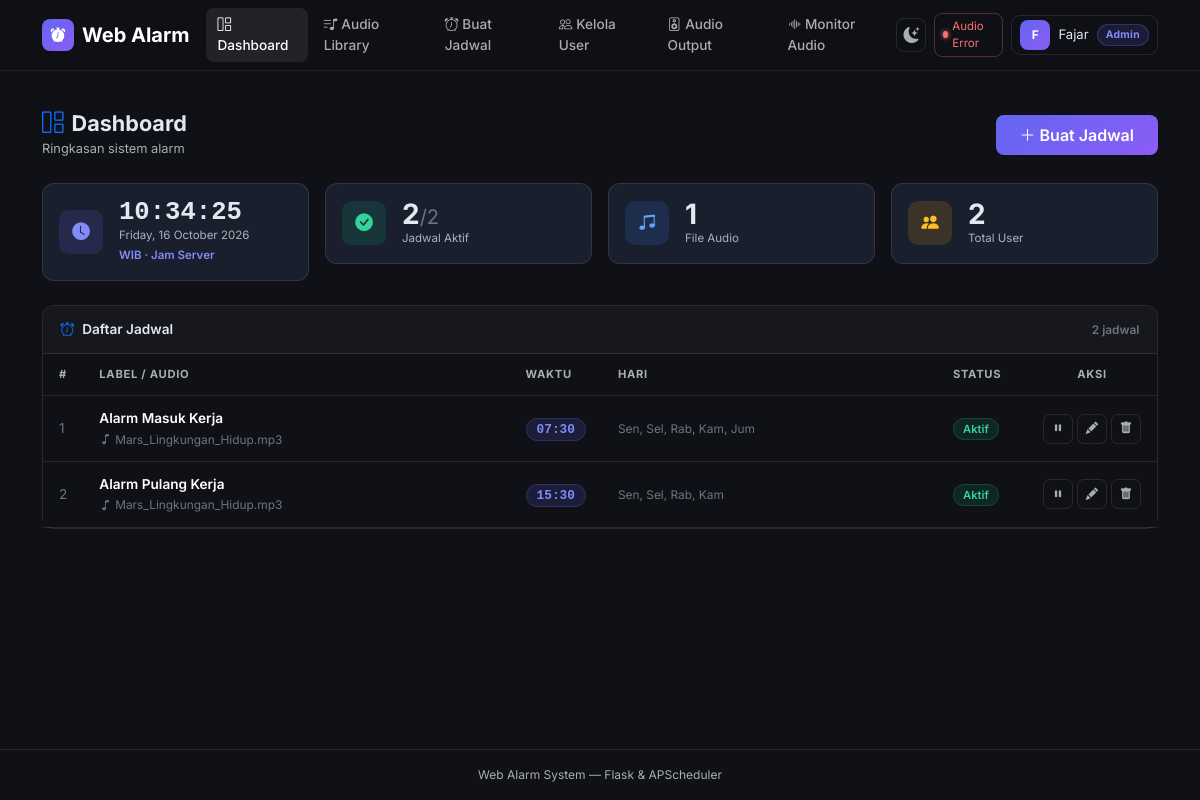
Before: / (signed in) with the older database file.
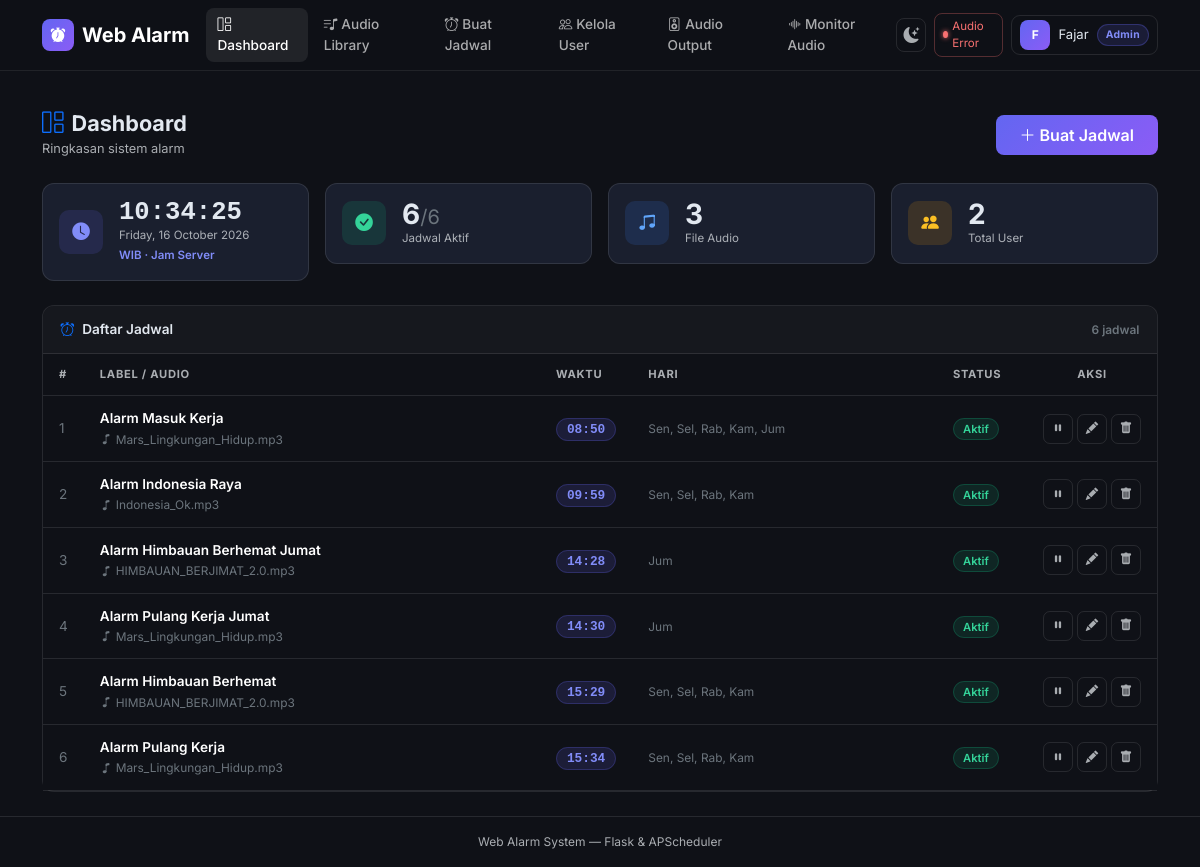
After: the same page with the newer database file.
### models.py (models this page shows, shortened)
class User(UserMixin, db.Model):
    __tablename__ = 'users'
    id = db.Column(db.Integer, primary_key=True)
    name = db.Column(db.String(120), nullable=False)
    email = db.Column(db.String(120), unique=True, nullable=False)
    password_hash = db.Column(db.String(256), nullable=False)
    role = db.Column(db.String(20), default='user', nullable=False)
    is_active = db.Column(db.Boolean, default=True, nullable=False)
    created_at = db.Column(db.DateTime, default=datetime.utcnow, nullable=False)
    audios = db.relationship('Audio', backref='uploader', lazy=True)

class Schedule(db.Model):
    __tablename__ = 'schedules'
    id = db.Column(db.Integer, primary_key=True)
    label = db.Column(db.String(120), nullable=True)
    audio_id = db.Column(db.Integer, db.ForeignKey('audios.id'), nullable=False)
    time_hour = db.Column(db.Integer, nullable=False)
    time_minute = db.Column(db.Integer, nullable=False)
    days_of_week = db.Column(db.String(20), nullable=False)
    is_active = db.Column(db.Boolean, default=True, nullable=False)
    created_by = db.Column(db.Integer, db.ForeignKey('users.id'), nullable=True)
    created_at = db.Column(db.DateTime, default=datetime.utcnow, nullable=False)
    creator = db.relationship('User', foreign_keys=[created_by], backref='schedules')
    def days_list(self):
        return [int(d) for d in self.days_of_week.split(',') if d.strip()]
    def days_display(self):
        day_names = ['Sen', 'Sel', 'Rab', 'Kam', 'Jum', 'Sab', 'Min']
        return ', '.join(day_names[d] for d in self.days_list())
    def time_display(self):
        return f'{self.time_hour:02d}:{self.time_minute:02d}'

class Audio(db.Model):
    __tablename__ = 'audios'
    id = db.Column(db.Integer, primary_key=True)
    filename = db.Column(db.String(256), nullable=False)
    original_name = db.Column(db.String(256), nullable=False)
    filepath = db.Column(db.String(512), nullable=False)
    uploaded_by = db.Column(db.Integer, db.ForeignKey('users.id'), nullable=False)
    uploaded_at = db.Column(db.DateTime, default=datetime.utcnow, nullable=False)
    schedules = db.relationship('Schedule', backref='audio', lazy=True)

### app.py (the view)
@app.route('/')
@login_required
def index():
    schedules = Schedule.query.order_by(Schedule.time_hour, Schedule.time_minute).all()
    total = Schedule.query.count()
    active = Schedule.query.filter_by(is_active=True).count()
    audio_count = Audio.query.count()
    user_count = User.query.count()
    return render_template('index.html', schedules=schedules,
                           total=total, active_count=active,
                           audio_count=audio_count, user_count=user_count)

### templates/index.html (shortened to what this page needs)
{% extends "base.html" %}
{% block content %}
<div class="d-flex align-items-center justify-content-between flex-wrap gap-2 mb-4">
  <div>
    <h1 class="pg-title"><i class="bi bi-grid-1x2 me-2 text-primary"></i>Dashboard</h1>
    <p class="pg-sub mb-0">Ringkasan sistem alarm</p>
  </div>
  <a href="{{ url_for('new_schedule') }}" class="btn btn-grad px-4 py-2">
    <i class="bi bi-plus-lg me-1"></i>Buat Jadwal
  </a>
</div>
<div class="row g-3 mb-4">
  <div class="col-12 col-sm-6 col-xl-3">
    <div class="stat-card p-3">
      <div class="d-flex align-items-center gap-3">
        <div class="stat-icon si-indigo"><i class="bi bi-clock-fill"></i></div>
        <div>
          <div id="clockTime"
               class="fw-bold"
               style="font-size:1.6rem;font-family:monospace;line-height:1">
          </div>
          <div id="clockDate" class="stat-lbl">Memuat…</div>
          <div class="stat-lbl" style="color:#818cf8;font-weight:600">WIB · Jam Server</div>
        </div>
      </div>
    </div>
  </div>
  <div class="col-6 col-sm-3 col-xl-3">
    <div class="stat-card p-3">
      <div class="d-flex align-items-center gap-3">
        <div class="stat-icon si-green"><i class="bi bi-check-circle-fill"></i></div>
        <div>
          <div class="stat-val">
            {{ active_count }}<span class="fs-5 fw-normal text-secondary">/{{ total }}</span>
          </div>
          <div class="stat-lbl">Jadwal Aktif</div>
        </div>
      </div>
    </div>
  </div>
  <div class="col-6 col-sm-3 col-xl-3">
    <div class="stat-card p-3">
      <div class="d-flex align-items-center gap-3">
        <div class="stat-icon si-blue"><i class="bi bi-music-note-beamed"></i></div>
        <div>
          <div class="stat-val">{{ audio_count }}</div>
          <div class="stat-lbl">File Audio</div>
        </div>
      </div>
    </div>
  </div>
  <div class="col-6 col-sm-3 col-xl-3">
    <div class="stat-card p-3">
      <div class="d-flex align-items-center gap-3">
        <div class="stat-icon si-yellow"><i class="bi bi-people-fill"></i></div>
        <div>
          <div class="stat-val">{{ user_count }}</div>
          <div class="stat-lbl">Total User</div>
        </div>
      </div>
    </div>
  </div>
</div>
<div class="card">
  <div class="card-header d-flex align-items-center justify-content-between">
    <span><i class="bi bi-alarm me-2 text-primary"></i>Daftar Jadwal</span>
    <small class="text-secondary">{{ total }} jadwal</small>
  </div>
  {% if schedules %}
  <div class="tbl-responsive">
    <table class="table table-hover mb-0">
      <thead>
        <tr>
          <th style="width:40px">#</th>
          <th>Label / Audio</th>
          <th style="width:90px">Waktu</th>
          <th class="d-none d-md-table-cell">Hari</th>
          <th style="width:90px">Status</th>
          <th class="text-center" style="width:110px">Aksi</th>
        </tr>
      </thead>
      <tbody>
        {% for s in schedules %}
        <tr>
          <td class="text-secondary">{{ loop.index }}</td>
          <td>
            <div class="fw-semibold">{{ s.label or s.audio.original_name }}</div>
            {% if s.label %}
            <small class="text-secondary">
              <i class="bi bi-music-note me-1"></i>{{ s.audio.original_name }}
            </small>
            {% endif %}
          </td>
          <td><span class="badge-time">{{ s.time_display() }}</span></td>
          <td class="d-none d-md-table-cell">
            <small class="text-secondary">{{ s.days_display() }}</small>
          </td>
          <td>
            {% if s.is_active %}
              <span class="badge-on">Aktif</span>
            {% else %}
              <span class="badge-off">Nonaktif</span>
            {% endif %}
          </td>
          <td>
            <div class="d-flex justify-content-center gap-1">
              {% if is_admin() %}
              <form action="{{ url_for('toggle_schedule', schedule_id=s.id) }}" method="post">
                <button type="submit"
                        class="btn-act {% if s.is_active %}act-warning{% else %}act-success{% endif %}"
                        title="{% if s.is_active %}Nonaktifkan{% else %}Aktifkan{% endif %}">
                  <i class="bi {% if s.is_active %}bi-pause-fill{% else %}bi-play-fill{% endif %}"></i>
                </button>
              </form>
              {% endif %}
              {% if is_admin() or s.created_by == current_user.id %}
              <a href="{{ url_for('edit_schedule', schedule_id=s.id) }}"
                 class="btn-act act-info" title="Edit">
                <i class="bi bi-pencil-fill"></i>
              </a>
              <form action="{{ url_for('delete_schedule', schedule_id=s.id) }}" method="post"
                    onsubmit="return confirm('Hapus jadwal ini?')">
                <button type="submit" class="btn-act act-danger" title="Hapus">
                  <i class="bi bi-trash-fill"></i>
                </button>
              </form>
              {% endif %}
            </div>
          </td>
        </tr>
        {% endfor %}
      </tbody>
    </table>
  </div>
  {% endif %}
</div>
{% endblock %}

### templates/base.html (shortened to what this page needs)
<!DOCTYPE html>
<html lang="id" data-bs-theme="dark">
<head>
  <link href="https://cdn.jsdelivr.net/npm/bootstrap@5.3.3/dist/css/bootstrap.min.css"
        rel="stylesheet"/>
  <link href="https://cdn.jsdelivr.net/npm/bootstrap-icons@1.11.3/font/bootstrap-icons.min.css"
        rel="stylesheet"/>
</head>
<body>
<nav class="navbar navbar-expand-lg sticky-top navbar-main">
  <div class="container-xl">
    <a class="navbar-brand d-flex align-items-center gap-2 fw-bold" href="{{ url_for('index') }}">
      <span class="navbar-brand-icon"><i class="bi bi-alarm-fill"></i></span>
      Web Alarm
    </a>
    <div class="collapse navbar-collapse" id="mainNav">
      <ul class="navbar-nav me-auto gap-1 mt-2 mt-lg-0">
        {% if current_user.is_authenticated %}
          <li class="nav-item">
            <a class="nav-link {% if request.endpoint == 'index' %}active{% endif %}"
               href="{{ url_for('index') }}">
              <i class="bi bi-grid-1x2 me-1"></i>Dashboard
            </a>
          </li>
          <li class="nav-item">
            <a class="nav-link {% if request.endpoint == 'audios' %}active{% endif %}"
               href="{{ url_for('audios') }}">
              <i class="bi bi-music-note-list me-1"></i>Audio Library
            </a>
          </li>
          <li class="nav-item">
            <a class="nav-link {% if request.endpoint in ['new_schedule','edit_schedule'] %}active{% endif %}"
               href="{{ url_for('new_schedule') }}">
              <i class="bi bi-alarm me-1"></i>Buat Jadwal
            </a>
          </li>
          {% if is_admin() %}
          <li class="nav-item">
            <a class="nav-link {% if request.endpoint in ['users','create_user','edit_user'] %}active{% endif %}"
               href="{{ url_for('users') }}">
              <i class="bi bi-people me-1"></i>Kelola User
            </a>
          </li>
          <li class="nav-item">
            <a class="nav-link {% if request.endpoint == 'audio_settings' %}active{% endif %}"
               href="{{ url_for('audio_settings') }}">
              <i class="bi bi-speaker me-1"></i>Audio Output
            </a>
          </li>
          <li class="nav-item">
            <a class="nav-link {% if request.endpoint == 'audio_monitor' %}active{% endif %}"
               href="{{ url_for('audio_monitor') }}">
              <i class="bi bi-soundwave me-1"></i>Monitor Audio
            </a>
          </li>
          {% endif %}
        {% endif %}
      </ul>
      <div class="d-flex align-items-center gap-2 mt-2 mt-lg-0">
        <button id="themeToggle" type="button" title="Toggle tema"
                onclick="toggleTheme()" class="d-none d-lg-flex">
          <i class="bi bi-sun-fill" id="themeIcon"></i>
        </button>
        {% if current_user.is_authenticated %}
        <div id="audioHealthBadge"
             class="d-none d-lg-flex align-items-center gap-1 px-2 py-1"
             style="border-radius:8px;border:1px solid var(--bs-border-color);
                    font-size:.72rem;cursor:pointer;transition:all .2s"
             onclick="triggerAudioRepair(this)"
             title="Status koneksi audio hardware">
          <span id="audioHealthDot"
                style="width:7px;height:7px;border-radius:50%;
                       background:#6c757d;display:inline-block;
                       transition:background .3s"></span>
          <span id="audioHealthText" style="color:var(--bs-secondary-color)">Audio…</span>
        </div>
        {% endif %}
        {% if current_user.is_authenticated %}
          <div class="dropdown">
            <button class="btn btn-sm d-flex align-items-center gap-2 px-2 py-1"
                    style="border:1px solid var(--bs-border-color);border-radius:9px;
                           background:transparent;color:var(--bs-body-color)"
                    data-bs-toggle="dropdown" aria-expanded="false">
              <span class="user-av">{{ current_user.name[0]|upper }}</span>
              <span class="d-none d-sm-inline fw-500" style="font-size:.82rem">
                {{ current_user.name.split()[0] }}
              </span>
              <span class="{% if is_admin() %}badge-admin{% else %}badge-user{% endif %}">
                {{ 'Admin' if is_admin() else 'User' }}
              </span>
            </button>
          </div>
        {% else %}
          <a href="{{ url_for('login') }}" class="btn btn-sm btn-outline-secondary px-3">Login</a>
          <a href="{{ url_for('register') }}" class="btn btn-sm btn-grad px-3">Daftar</a>
        {% endif %}
      </div>
    </div>
  </div>
</nav>
<div class="container-xl pt-3">
</div>
<main class="container-xl py-4">
  {% block content %}{% endblock %}
</main>
<footer class="border-top py-3">
  <div class="container-xl text-center" style="font-size:.75rem;color:var(--bs-secondary-color)">
    Web Alarm System &mdash; Flask &amp; APScheduler
  </div>
</footer>
</body>
</html>

Changed rows visible on the page:
changed Schedule "Alarm Masuk Kerja": time_display "07:30" → "08:50"
added Schedule: label "Alarm Indonesia Raya", audio.original_name "Indonesia_Ok.mp3", time_display "09:59", days_display "Sen, Sel, Rab, Kam", is_active "Aktif"
added Schedule: label "Alarm Himbauan Berhemat Jumat", audio.original_name "HIMBAUAN_BERJIMAT_2.0.mp3", time_display "14:28", days_display "Jum", is_active "Aktif"
added Schedule: label "Alarm Pulang Kerja Jumat", audio.original_name "Mars_Lingkungan_Hidup.mp3", time_display "14:30", days_display "Jum", is_active "Aktif"
added Schedule: label "Alarm Himbauan Berhemat", audio.original_name "HIMBAUAN_BERJIMAT_2.0.mp3", time_display "15:29", days_display "Sen, Sel, Rab, Kam", is_active "Aktif"
changed Schedule "Alarm Pulang Kerja": time_display "15:30" → "15:34"
Other visible differences:
{{ active_count }}: "2" → "6"
{{ total }}: "2" → "6"
{{ audio_count }}: "1" → "3"
